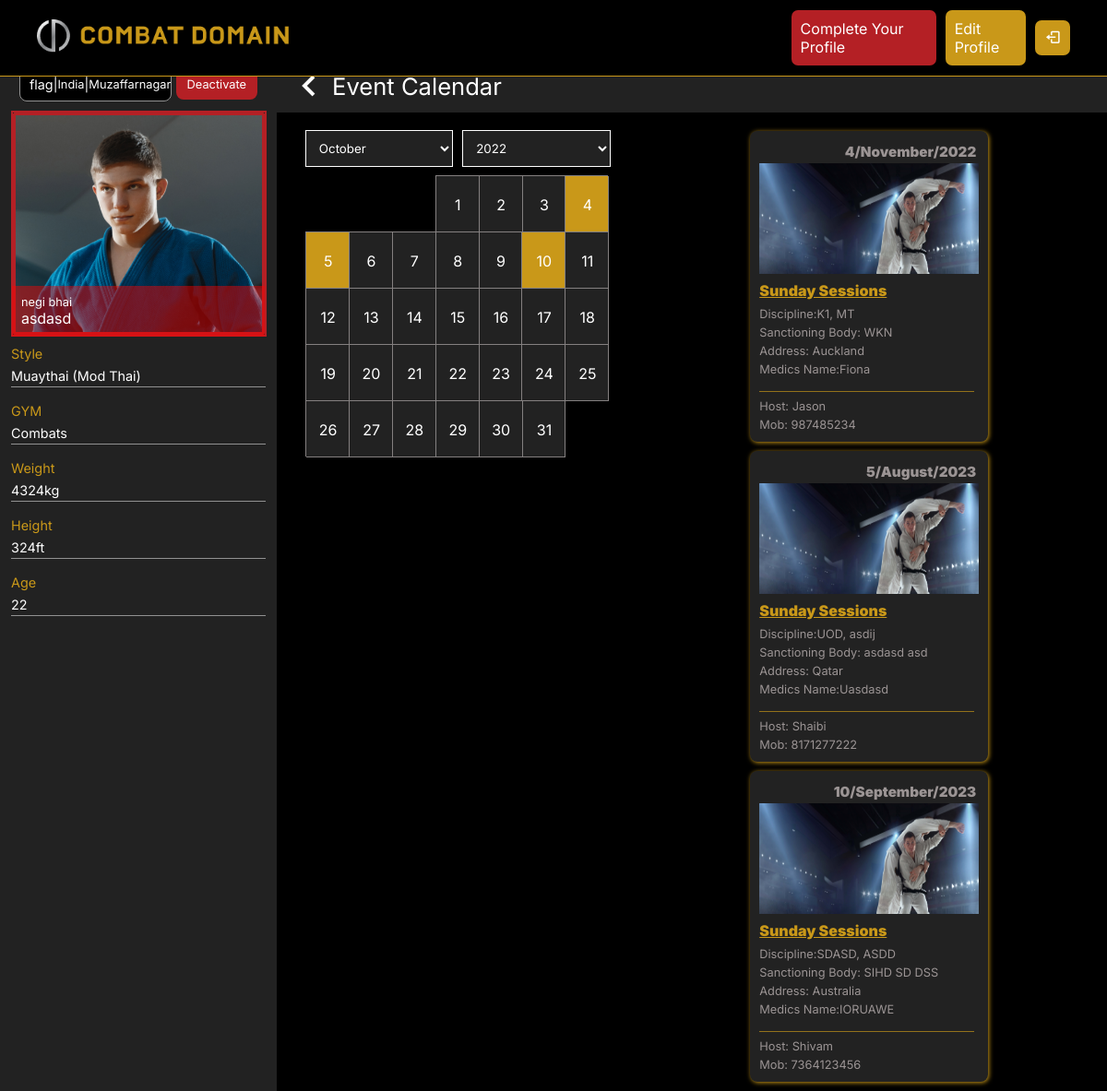
Screenshot of /events/ with the database file from the repository.
### combat_app/models.py (models this page shows, shortened)
class Fighter(models.Model):
    first_name = models.CharField(max_length=100)
    last_name = models.CharField(max_length=100)
    profile = models.ImageField(null=True, blank=True, max_length=200)
    email = models.EmailField(max_length=300)
    contact = models.CharField(max_length=20)
    date = models.IntegerField()
    month = models.CharField(max_length=20)
    year = models.IntegerField()
    gender = models.CharField(max_length=20)
    city = models.CharField(max_length=80)
    town = models.CharField(max_length=80)
    country = models.CharField(max_length=80)
    document = models.FileField(upload_to="new/", max_length=250)
    password = models.CharField(max_length=50)
    fight_name = models.CharField(max_length=100)
    fight_weight = models.CharField(max_length=50)
    wight_units = models.CharField(max_length=20)
    fight_height= models.CharField(max_length=50)
    height_units = models.CharField(max_length=20)
    discipline = models.CharField(max_length=50)
    gym_name = models.CharField(max_length=100)

class Event_Calendar(models.Model):
    date = models.CharField(max_length=50)
    month = models.CharField(max_length=50)
    year = models.CharField(max_length=50)
    discipline = models.CharField(max_length=100)
    sanct_body = models.CharField(max_length=100)
    address = models.CharField(max_length=100)
    medics = models.CharField(max_length=50)
    host = models.CharField(max_length=50)
    mobile = models.CharField(max_length=20)

### combat_app/views.py (the view)
# urls.py: path('events/', views.events, name="events"),
def events(request):
    prof = Fighter.objects.all()
    event = Event_Calendar.objects.all()
    context = {'eve': event, 'fight':prof}
    return render(request, "events.html", context)

### template/events.html (shortened to what this page needs)
<!DOCTYPE html>
{% load static %}
<html lang="en">
  <head>
    <link
      rel="stylesheet"
      href="https://cdn.jsdelivr.net/npm/boxicons@latest/css/boxicons.min.css"
    />
    <link rel="stylesheet" href="{% static 'css/style.css'%}" />
  </head>
  <body>
    <header class="header">
      <div class="logo">
        <img src="{% static 'images/logo.png'%}" alt="" />
      </div>
      <div class="edit-profile">
        <a href="" id="complete-profile">Complete Your Profile</a>
        <a href="{% url 'edit_profile'%}" id="edit-profile">Edit Profile</a>
        <a href="" id="logout"><i class="bx bx-log-out"></i></a>
      </div>
    </header>
    <div class="profile_details">
      {% for j in fight %}
      <div class="profile_left">
        <div class="top-location">
          <div class="location">
            <div class="flag">flag</div>
            <span>|</span>
            <div class="country-location">{{j.country}}</div>
            <span>|</span>
            <div class="city-location">{{j.city}}</div>
          </div>
          <button id="btn-active">Deactivate</button>
        </div>
        <div class="profile-image">
          <img src="{% static 'images/profile.png'%}" alt="" />
          <div class="profile_name">
            <div class="name">{{j.first_name}} {{j.last_name}}</div>
            <div class="fighter-name">{{j.fight_name}}</div>
          </div>
        </div>
        <div class="main-details">
          <div class="box-details">
            <span class="name-style">Style</span>
            <h3>{{j.discipline}}</h3>
          </div>
          <div class="box-details">
            <span class="name-style">GYM</span>
            <h3>{{j.gym_name}}</h3>
          </div>
          <div class="box-details">
            <span class="name-style">Weight</span>
            <h3>{{j.fight_weight}}{{j.wight_units}}</h3>
          </div>
          <div class="box-details">
            <span class="name-style">Height</span>
            <h3>{{j.fight_height}}{{j.height_units}}</h3>
          </div>
          <div class="box-details">
            <span class="name-style">Age</span>
            <h3>22</h3>
          </div>
        </div>
        {% endfor %}
      </div>
      <div class="profile_right">
        <div class="main-header">
          <a href="fighter.html" id="back-btn"
            ><i class="bx bx-chevron-left"></i><span>Event Calendar</span></a
          >
        </div>
        <div class="eventBox">
          <div class="calenderDate">
            <div class="selectOption">
              <select class="months eventCalender">
                <option value="">October</option>
              </select>
              <select class="year eventCalender">
                <option value="">2022</option>
              </select>
            </div>
            <div class="showDate">
              <div class="month">
                <div class="week">
                  <div class="day" id="1">1</div>
                  <div class="day" id="2">2</div>
                  <div class="day" id="3">3</div>
                  <div class="day" id="4">4</div>
                </div>
                <div class="week">
                  <div class="day" id="5">5</div>
                  <div class="day" id="6">6</div>
                  <div class="day" id="7">7</div>
                  <div class="day" id="8">8</div>
                  <div class="day" id="9">9</div>
                  <div class="day" id="10">10</div>
                  <div class="day" id="11">11</div>
                </div>
                <div class="week">
                  <div class="day" id="12">12</div>
                  <div class="day" id="13">13</div>
                  <div class="day" id="14">14</div>
                  <div class="day" id="15">15</div>
                  <div class="day" id="16">16</div>
                  <div class="day" id="17">17</div>
                  <div class="day" id="18">18</div>
                </div>
                <div class="week">
                  <div class="day" id="19">19</div>
                  <div class="day" id="20">20</div>
                  <div class="day" id="21">21</div>
                  <div class="day" id="22">22</div>
                  <div class="day" id="23">23</div>
                  <div class="day" id="24">24</div>
                  <div class="day" id="25">25</div>
                </div>
                <div class="week">
                  <div class="day" id="26">26</div>
                  <div class="day" id="27">27</div>
                  <div class="day" id="28">28</div>
                  <div class="day" id="29">29</div>
                  <div class="day" id="30">30</div>
                  <div class="day" id="31">31</div>
                </div>
              </div>
            </div>
          </div>
          <div class="eventShowBox">
            {% for i in eve %}
            <div class="eventShowCard">
              <div class="dateEvent">{{i.date}}/{{i.month}}/{{i.year}}</div>
              <img src="{% static 'images/img1.png'%}" alt="" id="eventPic" />
              <p class="session">Sunday Sessions</p>
              <div class="eventDetails">
                <span>Discipline:{{i.discipline}}</span><br />
                <span>Sanctioning Body: {{i.sanct_body}}</span><br />
                <span>Address: {{i.address}}</span><br />
                <span>Medics Name:{{i.medics}}</span>
              </div>
              <div class="eventDetails">
                <span>Host: {{i.host}}</span><br />
                <span>Mob: {{i.mobile}}</span>
              </div>
            </div>
            {% endfor %}
          </div>
        </div>
      </div>
    </div>
  </body>
</html>

### rows the page displays
Fighter: country "India", city "Muzaffarnagar", first_name "negi", last_name "bhai", fight_name "asdasd", discipline "Muaythai (Mod Thai)", gym_name "Combats", fight_weight "4324", wight_units "kg", fight_height "324", height_units "ft"
Event_Calendar: date "4", month "November", year "2022", discipline "K1, MT", sanct_body "WKN", address "Auckland", medics "Fiona", host "Jason", mobile "987485234"
Event_Calendar: date "5", month "August", year "2023", discipline "UOD, asdij", sanct_body "asdasd asd", address "Qatar", medics "Uasdasd", host "Shaibi", mobile "8171277222"
Event_Calendar: date "10", month "September", year "2023", discipline "SDASD, ASDD", sanct_body "SIHD SD DSS", address "Australia", medics "IORUAWE", host "Shivam", mobile "7364123456"
